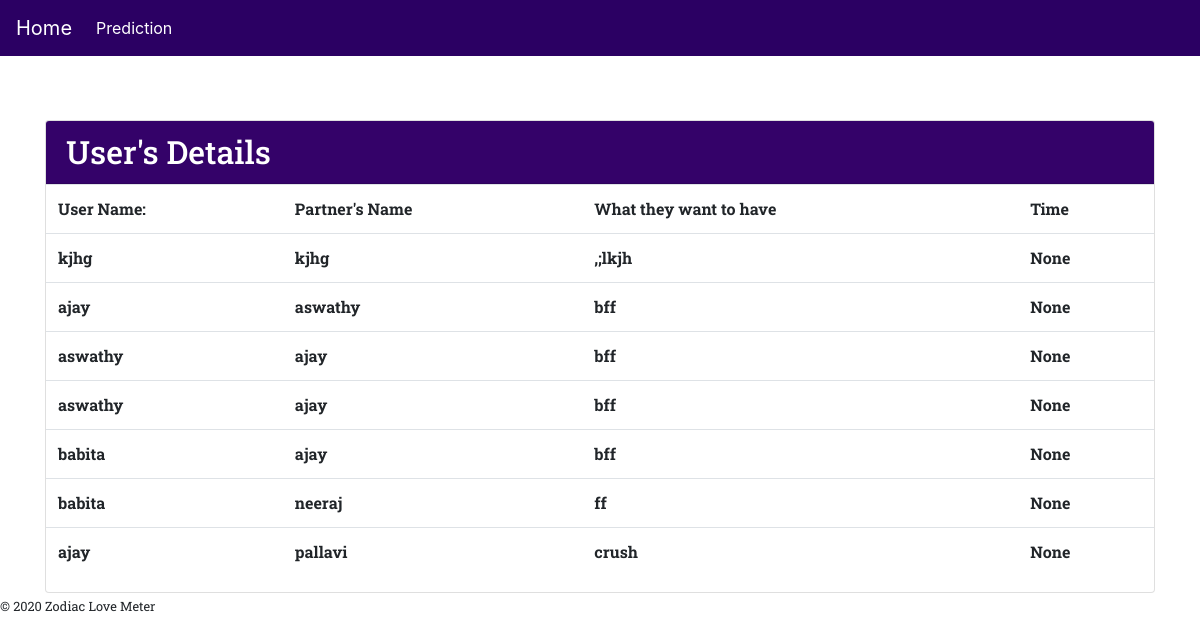
Page /mypanel/ on the earlier database version.
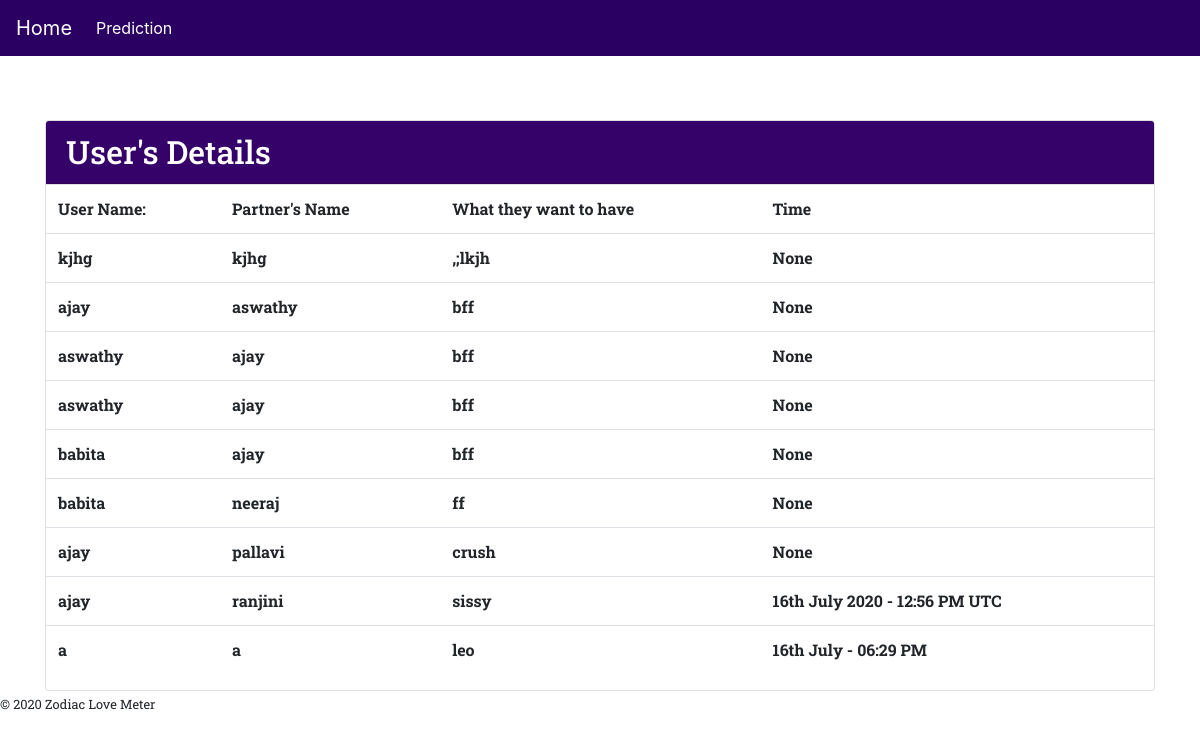
Same page on the later database version.
### webapp/models.py (models this page shows, shortened)
class Contact(models.Model):
	your_name = models.CharField(max_length=20 ,null=True)
	your_partner_name = models.CharField(max_length=100 ,null=True)
	your_star = models.CharField(max_length=100,null=True)
	your_partner_star = models.CharField(max_length=100 ,null=True)
	feel = models.CharField(max_length=100 ,null=True)
	time = models.CharField(max_length=100 ,null=True)

### webapp/views.py (the view)
# urls.py: path('mypanel/', views.mypanel, name="mypanel"),
def mypanel(request):
	all_item=Contact.objects.all
	return render(request, "mypanel.html" ,{'all_item':all_item})

### webapp/templates/mypanel.html (shortened to what this page needs)
<!DOCTYPE html>
<html>
<head>
</head>
<body>
</html>
{% extends 'menubar.html' %}
{% load static %}
{% block content %}
  <head>
</head><br><br><br><br>
<br>
<div class='container'>
<div class="card">
	<h2 class="card-header" style="background-color: #340269; color: white;">User's Details</h2>
	<table class="table">
	<tr>
		<th>User Name:</th>
		<th>Partner's Name</th>
		<th>What they want to have</th>
		<th>Time</th>
	</tr>
{% for x in all_item %}
	<tr>
		<th>{{x.your_name}}</th>
		<th>{{x.your_partner_name}}</th>
		<th>{{x.feel}}</th>
		<th>{{x.time}}</th>
	</tr>
{% endfor %}
</table>
</div>
{% endblock %}

### webapp/templates/menubar.html (shortened to what this page needs)
<!doctype html>
<html lang="en">
  <head>
    <link rel="stylesheet" href="https://cdnjs.cloudflare.com/ajax/libs/font-awesome/4.7.0/css/font-awesome.min.css">
    <link rel="stylesheet" href="https://stackpath.bootstrapcdn.com/bootstrap/4.4.1/css/bootstrap.min.css">
    <link rel="stylesheet" href="https://stackpath.bootstrapcdn.com/bootstrap/4.4.1/css/bootstrap.min.css">
<nav class="navbar fixed-top navbar-expand-lg navbar-dark"
  style="background-color: #2b0063;">
  <a class="navbar-brand" href="{% url 'home' %}">Home</a>
  <div class="collapse navbar-collapse" id="navbarNavDropdown">
    <ul class="navbar-nav">
      <li class="nav-item active">
        <a class="nav-link" href="{% url 'prediction' %}">Prediction</a>
      </li>
    </ul>
  </div>
</nav>
<body style="background-color: white;">
     <div class="roboto">
       <div class="">
        {% block content %}
        {% endblock %}
     </div>
  </body>
<footer><small class="muted">&copy 2020 Zodiac Love Meter</small></footer>
</html>

### webapp/templates/menubar.html (style rules this page uses)
.roboto { font-family: 'Roboto Slab', serif; }
h1,h2,h3,h4,h5 { color: #098dbd; }

Differences in the rows shown:
added Contact: your_name "ajay", your_partner_name "ranjini", feel "sissy", time "16th July 2020 - 12:56 PM UTC"
added Contact: your_name "a", your_partner_name "a", feel "leo", time "16th July - 06:29 PM"
